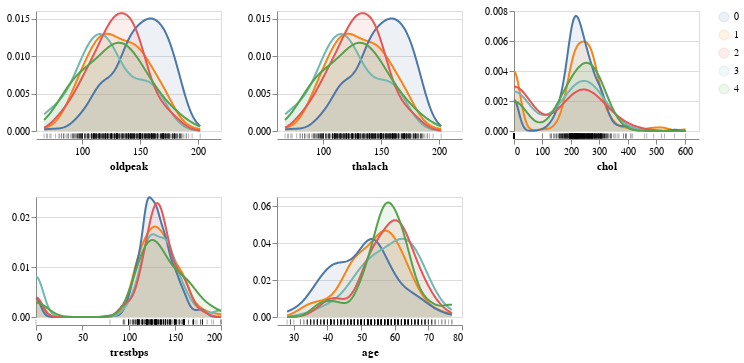

Write notebook code for a chart like this one.
### Markdown cell above
## Exploratory data analysis

#### Key findings

- Patients with no heart disease exhibits on average higher ST depression induced by exercise relative to rest, higher maximum heart rate and lower serum cholestorel. 

- Heart disease is more common among patients over 55. 

- Patients with heart disease are more likely to experience asymptomatic chest pains.

- Males appear to be more susceptible to heart disease. 

- Patients without heart disease tend to have lower fasting blood sugar when compared to the positive group.

### Code cell
aly.alt.data_transformers.enable('vegafusion')
aly.dist(train_df, color='label')

### Figure 1 — Vega specification as saved in the notebook (floating-point values rounded to 4 significant figures; data arrays with more than 128 entries replaced by an {"elided": "..."} marker saying what was removed)
{"$schema": "https://vega.github.io/schema/vega/v5.json", "data": [{"name": "source_0", "values": {"elided": "644 records"}}, {"name": "data_0", "source": "source_0", "transform": [{"type": "kde", "minsteps": 100, "as": ["oldpeak", "density"], "field": "oldpeak", "resolve": "shared", "groupby": ["label"]}]}, {"name": "data_1", "values": {"elided": "605 records"}}, {"name": "data_2", "source": "source_0", "transform": [{"type": "kde", "as": ["thalach", "density"], "groupby": ["label"], "minsteps": 100, "resolve": "shared", "field": "thalach"}]}, {"name": "data_3", "values": {"elided": "605 records"}}, {"name": "data_4", "source": "source_0", "transform": [{"type": "kde", "minsteps": 100, "groupby": ["label"], "resolve": "shared", "as": ["chol", "density"], "field": "chol"}]}, {"name": "data_5", "values": {"elided": "626 records"}}, {"name": "data_6", "source": "source_0", "transform": [{"type": "kde", "as": ["trestbps", "density"], "resolve": "shared", "minsteps": 100, "groupby": ["label"], "field": "trestbps"}]}, {"name": "data_7", "values": {"elided": "602 records"}}, {"name": "data_8", "source": "source_0", "transform": [{"type": "kde", "minsteps": 100, "field": "age", "groupby": ["label"], "resolve": "shared", "as": ["age", "density"]}]}, {"name": "data_9", "values": {"elided": "644 records"}}, {"name": "data_0_color_domain_label_0", "source": "data_0", "transform": [{"type": "aggregate", "groupby": ["label"], "fields": [], "ops": [], "as": []}, {"type": "formula", "expr": "datum['label']", "as": "sort_field"}, {"type": "project", "fields": ["label"]}]}, {"name": "data_2_color_domain_label_1", "source": "data_2", "transform": [{"type": "aggregate", "groupby": ["label"], "fields": [], "ops": [], "as": []}, {"type": "formula", "expr": "datum['label']", "as": "sort_field"}, {"type": "project", "fields": ["label"]}]}, {"name": "data_4_color_domain_label_2", "source": "data_4", "transform": [{"type": "aggregate", "groupby": ["label"], "fields": [], "ops": [], "as": []}, {"type": "formula", "expr": "datum['label']", "as": "sort_field"}, {"type": "project", "fields": ["label"]}]}, {"name": "data_6_color_domain_label_3", "source": "data_6", "transform": [{"type": "aggregate", "groupby": ["label"], "fields": [], "ops": [], "as": []}, {"type": "formula", "expr": "datum['label']", "as": "sort_field"}, {"type": "project", "fields": ["label"]}]}, {"name": "data_8_color_domain_label_4", "source": "data_8", "transform": [{"type": "aggregate", "groupby": ["label"], "fields": [], "ops": [], "as": []}, {"type": "formula", "expr": "datum['label']", "as": "sort_field"}, {"type": "project", "fields": ["label"]}]}, {"name": "data_0_concat_0_y_domain_density", "source": "data_0", "transform": [{"type": "formula", "expr": "+datum['density']", "as": "density"}, {"type": "aggregate", "groupby": [], "fields": ["density", "density"], "ops": ["min", "max"], "as": ["min", "max"]}]}, {"name": "data_2_concat_1_y_domain_density", "source": "data_2", "transform": [{"type": "formula", "expr": "+datum['density']", "as": "density"}, {"type": "aggregate", "groupby": [], "fields": ["density", "density"], "ops": ["min", "max"], "as": ["min", "max"]}]}, {"name": "data_4_concat_2_y_domain_density", "source": "data_4", "transform": [{"type": "formula", "expr": "+datum['density']", "as": "density"}, {"type": "aggregate", "groupby": [], "fields": ["density", "density"], "ops": ["min", "max"], "as": ["min", "max"]}]}, {"name": "data_6_concat_3_y_domain_density", "source": "data_6", "transform": [{"type": "formula", "expr": "+datum['density']", "as": "density"}, {"type": "aggregate", "groupby": [], "fields": ["density", "density"], "ops": ["min", "max"], "as": ["min", "max"]}]}, {"name": "data_8_concat_4_y_domain_density", "source": "data_8", "transform": [{"type": "formula", "expr": "+datum['density']", "as": "density"}, {"type": "aggregate", "groupby": [], "fields": ["density", "density"], "ops": ["min", "max"], "as": ["min", "max"]}]}], "signals": [{"name": "childWidth", "value": 185}, {"name": "childHeight", "value": 120}], "marks": [{"type": "group", "name": "concat_0_group", "encode": {"update": {"width": {"signal": "childWidth"}, "height": {"signal": "childHeight"}}}, "marks": [{"type": "group", "name": "concat_0_layer_0_pathgroup", "from": {"facet": {"data": "data_0", "name": "faceted_path_concat_0_layer_0_main", "groupby": ["label"]}}, "encode": {"update": {"height": {"field": {"signal": null, "datum": null, "group": "height", "parent": null}}, "width": {"field": {"signal": null, "datum": null, "group": "width", "parent": null}}}}, "marks": [{"type": "area", "name": "concat_0_layer_0_marks", "from": {"data": "faceted_path_concat_0_layer_0_main"}, "sort": {"field": "x"}, "encode": {"update": {"opacity": {"value": 0.1}, "orient": {"value": "vertical"}, "y2": {"value": 0, "scale": "concat_0_y"}, "x": {"field": "oldpeak", "scale": "concat_0_x"}, "fill": {"field": "label", "scale": "color"}, "defined": {"signal": "isValid(datum[\"oldpeak\"]) && isFinite(+datum[\"oldpeak\"]) && isValid(datum[\"density\"]) && isFinite(+datum[\"density\"])"}, "y": {"field": "density", "scale": "concat_0_y"}}}, "style": ["area"]}]}, {"type": "group", "name": "concat_0_layer_1_pathgroup", "from": {"facet": {"data": "data_0", "name": "faceted_path_concat_0_layer_1_main", "groupby": ["label"]}}, "encode": {"update": {"height": {"field": {"signal": null, "datum": null, "group": "height", "parent": null}}, "width": {"field": {"signal": null, "datum": null, "group": "width", "parent": null}}}}, "marks": [{"type": "line", "name": "concat_0_layer_1_marks", "from": {"data": "faceted_path_concat_0_layer_1_main"}, "sort": {"field": "x"}, "encode": {"update": {"y": {"field": "density", "scale": "concat_0_y"}, "x": {"field": "oldpeak", "scale": "concat_0_x"}, "stroke": {"field": "label", "scale": "color"}, "defined": {"signal": "isValid(datum[\"oldpeak\"]) && isFinite(+datum[\"oldpeak\"]) && isValid(datum[\"density\"]) && isFinite(+datum[\"density\"])"}}}, "style": ["line"]}]}, {"type": "rect", "name": "concat_0_layer_2_marks", "from": {"data": "data_1"}, "encode": {"update": {"xc": {"field": "oldpeak", "scale": "concat_0_x"}, "width": {"value": 1}, "yc": {"signal": "childHeight", "offset": 65, "mult": 0.5}, "opacity": {"value": 0.3}, "fill": {"value": "black"}, "tooltip": {"value": "Individual observations"}, "height": {"value": 5}}}, "style": ["tick"]}], "axes": [{"scale": "concat_0_y", "domain": false, "tickCount": {"signal": "ceil(childHeight/40)"}, "grid": true, "gridScale": "concat_0_x", "labels": false, "aria": false, "ticks": false, "minExtent": 0, "zindex": 0, "orient": "left", "maxExtent": 0}, {"scale": "concat_0_x", "labelOverlap": true, "tickCount": {"signal": "ceil(childWidth/40)"}, "title": "oldpeak", "zindex": 0, "grid": false, "offset": 8, "labelFlush": true, "orient": "bottom"}, {"scale": "concat_0_y", "tickCount": {"signal": "ceil(childHeight/40)"}, "zindex": 0, "orient": "left", "grid": false, "labelOverlap": true}], "style": "cell"}, {"type": "group", "name": "concat_1_group", "encode": {"update": {"width": {"signal": "childWidth"}, "height": {"signal": "childHeight"}}}, "marks": [{"type": "group", "name": "concat_1_layer_0_pathgroup", "from": {"facet": {"data": "data_2", "name": "faceted_path_concat_1_layer_0_main", "groupby": ["label"]}}, "encode": {"update": {"height": {"field": {"signal": null, "datum": null, "group": "height", "parent": null}}, "width": {"field": {"signal": null, "datum": null, "group": "width", "parent": null}}}}, "marks": [{"type": "area", "name": "concat_1_layer_0_marks", "from": {"data": "faceted_path_concat_1_layer_0_main"}, "sort": {"field": "x"}, "encode": {"update": {"fill": {"field": "label", "scale": "color"}, "y": {"field": "density", "scale": "concat_1_y"}, "defined": {"signal": "isValid(datum[\"thalach\"]) && isFinite(+datum[\"thalach\"]) && isValid(datum[\"density\"]) && isFinite(+datum[\"density\"])"}, "x": {"field": "thalach", "scale": "concat_1_x"}, "y2": {"value": 0, "scale": "concat_1_y"}, "orient": {"value": "vertical"}, "opacity": {"value": 0.1}}}, "style": ["area"]}]}, {"type": "group", "name": "concat_1_layer_1_pathgroup", "from": {"facet": {"data": "data_2", "name": "faceted_path_concat_1_layer_1_main", "groupby": ["label"]}}, "encode": {"update": {"height": {"field": {"signal": null, "datum": null, "group": "height", "parent": null}}, "width": {"field": {"signal": null, "datum": null, "group": "width", "parent": null}}}}, "marks": [{"type": "line", "name": "concat_1_layer_1_marks", "from": {"data": "faceted_path_concat_1_layer_1_main"}, "sort": {"field": "x"}, "encode": {"update": {"defined": {"signal": "isValid(datum[\"thalach\"]) && isFinite(+datum[\"thalach\"]) && isValid(datum[\"density\"]) && isFinite(+datum[\"density\"])"}, "stroke": {"field": "label", "scale": "color"}, "x": {"field": "thalach", "scale": "concat_1_x"}, "y": {"field": "density", "scale": "concat_1_y"}}}, "style": ["line"]}]}, {"type": "rect", "name": "concat_1_layer_2_marks", "from": {"data": "data_3"}, "encode": {"update": {"width": {"value": 1}, "xc": {"field": "thalach", "scale": "concat_1_x"}, "tooltip": {"value": "Individual observations"}, "height": {"value": 5}, "fill": {"value": "black"}, "yc": {"signal": "childHeight", "offset": 65, "mult": 0.5}, "opacity": {"value": 0.3}}}, "style": ["tick"]}], "axes": [{"scale": "concat_1_y", "zindex": 0, "labels": false, "orient": "left", "maxExtent": 0, "minExtent": 0, "tickCount": {"signal": "ceil(childHeight/40)"}, "ticks": false, "grid": true, "aria": false, "domain": false, "gridScale": "concat_1_x"}, {"scale": "concat_1_x", "orient": "bottom", "tickCount": {"signal": "ceil(childWidth/40)"}, "grid": false, "labelFlush": true, "zindex": 0, "title": "thalach", "labelOverlap": true, "offset": 8}, {"scale": "concat_1_y", "labelOverlap": true, "tickCount": {"signal": "ceil(childHeight/40)"}, "grid": false, "orient": "left", "zindex": 0}], "style": "cell"}, {"type": "group", "name": "concat_2_group", "encode": {"update": {"width": {"signal": "childWidth"}, "height": {"signal": "childHeight"}}}, "marks": [{"type": "group", "name": "concat_2_layer_0_pathgroup", "from": {"facet": {"data": "data_4", "name": "faceted_path_concat_2_layer_0_main", "groupby": ["label"]}}, "encode": {"update": {"height": {"field": {"signal": null, "datum": null, "group": "height", "parent": null}}, "width": {"field": {"signal": null, "datum": null, "group": "width", "parent": null}}}}, "marks": [{"type": "area", "name": "concat_2_layer_0_marks", "from": {"data": "faceted_path_concat_2_layer_0_main"}, "sort": {"field": "x"}, "encode": {"update": {"defined": {"signal": "isValid(datum[\"chol\"]) && isFinite(+datum[\"chol\"]) && isValid(datum[\"density\"]) && isFinite(+datum[\"density\"])"}, "opacity": {"value": 0.1}, "x": {"field": "chol", "scale": "concat_2_x"}, "orient": {"value": "vertical"}, "fill": {"field": "label", "scale": "color"}, "y": {"field": "density", "scale": "concat_2_y"}, "y2": {"value": 0, "scale": "concat_2_y"}}}, "style": ["area"]}]}, {"type": "group", "name": "concat_2_layer_1_pathgroup", "from": {"facet": {"data": "data_4", "name": "faceted_path_concat_2_layer_1_main", "groupby": ["label"]}}, "encode": {"update": {"width": {"field": {"signal": null, "datum": null, "group": "width", "parent": null}}, "height": {"field": {"signal": null, "datum": null, "group": "height", "parent": null}}}}, "marks": [{"type": "line", "name": "concat_2_layer_1_marks", "from": {"data": "faceted_path_concat_2_layer_1_main"}, "sort": {"field": "x"}, "encode": {"update": {"x": {"field": "chol", "scale": "concat_2_x"}, "stroke": {"field": "label", "scale": "color"}, "defined": {"signal": "isValid(datum[\"chol\"]) && isFinite(+datum[\"chol\"]) && isValid(datum[\"density\"]) && isFinite(+datum[\"density\"])"}, "y": {"field": "density", "scale": "concat_2_y"}}}, "style": ["line"]}]}, {"type": "rect", "name": "concat_2_layer_2_marks", "from": {"data": "data_5"}, "encode": {"update": {"yc": {"signal": "childHeight", "offset": 65, "mult": 0.5}, "height": {"value": 5}, "opacity": {"value": 0.3}, "width": {"value": 1}, "fill": {"value": "black"}, "tooltip": {"value": "Individual observations"}, "xc": {"field": "chol", "scale": "concat_2_x"}}}, "style": ["tick"]}], "axes": [{"scale": "concat_2_y", "orient": "left", "maxExtent": 0, "ticks": false, "aria": false, "tickCount": {"signal": "ceil(childHeight/40)"}, "labels": false, "minExtent": 0, "grid": true, "gridScale": "concat_2_x", "domain": false, "zindex": 0}, {"scale": "concat_2_x", "tickCount": {"signal": "ceil(childWidth/40)"}, "title": "chol", "grid": false, "offset": 8, "orient": "bottom", "labelFlush": true, "labelOverlap": true, "zindex": 0}, {"scale": "concat_2_y", "tickCount": {"signal": "ceil(childHeight/40)"}, "zindex": 0, "labelOverlap": true, "orient": "left", "grid": false}], "style": "cell"}, {"type": "group", "name": "concat_3_group", "encode": {"update": {"height": {"signal": "childHeight"}, "width": {"signal": "childWidth"}}}, "marks": [{"type": "group", "name": "concat_3_layer_0_pathgroup", "from": {"facet": {"data": "data_6", "name": "faceted_path_concat_3_layer_0_main", "groupby": ["label"]}}, "encode": {"update": {"height": {"field": {"signal": null, "datum": null, "group": "height", "parent": null}}, "width": {"field": {"signal": null, "datum": null, "group": "width", "parent": null}}}}, "marks": [{"type": "area", "name": "concat_3_layer_0_marks", "from": {"data": "faceted_path_concat_3_layer_0_main"}, "sort": {"field": "x"}, "encode": {"update": {"orient": {"value": "vertical"}, "defined": {"signal": "isValid(datum[\"trestbps\"]) && isFinite(+datum[\"trestbps\"]) && isValid(datum[\"density\"]) && isFinite(+datum[\"density\"])"}, "fill": {"field": "label", "scale": "color"}, "y": {"field": "density", "scale": "concat_3_y"}, "x": {"field": "trestbps", "scale": "concat_3_x"}, "opacity": {"value": 0.1}, "y2": {"value": 0, "scale": "concat_3_y"}}}, "style": ["area"]}]}, {"type": "group", "name": "concat_3_layer_1_pathgroup", "from": {"facet": {"data": "data_6", "name": "faceted_path_concat_3_layer_1_main", "groupby": ["label"]}}, "encode": {"update": {"height": {"field": {"signal": null, "datum": null, "group": "height", "parent": null}}, "width": {"field": {"signal": null, "datum": null, "group": "width", "parent": null}}}}, "marks": [{"type": "line", "name": "concat_3_layer_1_marks", "from": {"data": "faceted_path_concat_3_layer_1_main"}, "sort": {"field": "x"}, "encode": {"update": {"defined": {"signal": "isValid(datum[\"trestbps\"]) && isFinite(+datum[\"trestbps\"]) && isValid(datum[\"density\"]) && isFinite(+datum[\"density\"])"}, "x": {"field": "trestbps", "scale": "concat_3_x"}, "stroke": {"field": "label", "scale": "color"}, "y": {"field": "density", "scale": "concat_3_y"}}}, "style": ["line"]}]}, {"type": "rect", "name": "concat_3_layer_2_marks", "from": {"data": "data_7"}, "encode": {"update": {"yc": {"signal": "childHeight", "offset": 65, "mult": 0.5}, "opacity": {"value": 0.3}, "xc": {"field": "trestbps", "scale": "concat_3_x"}, "fill": {"value": "black"}, "width": {"value": 1}, "tooltip": {"value": "Individual observations"}, "height": {"value": 5}}}, "style": ["tick"]}], "axes": [{"scale": "concat_3_y", "tickCount": {"signal": "ceil(childHeight/40)"}, "orient": "left", "grid": true, "labels": false, "domain": false, "minExtent": 0, "ticks": false, "zindex": 0, "maxExtent": 0, "aria": false, "gridScale": "concat_3_x"}, {"scale": "concat_3_x", "labelOverlap": true, "title": "trestbps", "tickCount": {"signal": "ceil(childWidth/40)"}, "zindex": 0, "grid": false, "labelFlush": true, "orient": "bottom", "offset": 8}, {"scale": "concat_3_y", "labelOverlap": true, "zindex": 0, "grid": false, "orient": "left", "tickCount": {"signal": "ceil(childHeight/40)"}}], "style": "cell"}, {"type": "group", "name": "concat_4_group", "encode": {"update": {"width": {"signal": "childWidth"}, "height": {"signal": "childHeight"}}}, "marks": [{"type": "group", "name": "concat_4_layer_0_pathgroup", "from": {"facet": {"data": "data_8", "name": "faceted_path_concat_4_layer_0_main", "groupby": ["label"]}}, "encode": {"update": {"height": {"field": {"signal": null, "datum": null, "group": "height", "parent": null}}, "width": {"field": {"signal": null, "datum": null, "group": "width", "parent": null}}}}, "marks": [{"type": "area", "name": "concat_4_layer_0_marks", "from": {"data": "faceted_path_concat_4_layer_0_main"}, "sort": {"field": "x"}, "encode": {"update": {"x": {"field": "age", "scale": "concat_4_x"}, "opacity": {"value": 0.1}, "y2": {"value": 0, "scale": "concat_4_y"}, "fill": {"field": "label", "scale": "color"}, "y": {"field": "density", "scale": "concat_4_y"}, "defined": {"signal": "isValid(datum[\"age\"]) && isFinite(+datum[\"age\"]) && isValid(datum[\"density\"]) && isFinite(+datum[\"density\"])"}, "orient": {"value": "vertical"}}}, "style": ["area"]}]}, {"type": "group", "name": "concat_4_layer_1_pathgroup", "from": {"facet": {"data": "data_8", "name": "faceted_path_concat_4_layer_1_main", "groupby": ["label"]}}, "encode": {"update": {"width": {"field": {"signal": null, "datum": null, "group": "width", "parent": null}}, "height": {"field": {"signal": null, "datum": null, "group": "height", "parent": null}}}}, "marks": [{"type": "line", "name": "concat_4_layer_1_marks", "from": {"data": "faceted_path_concat_4_layer_1_main"}, "sort": {"field": "x"}, "encode": {"update": {"y": {"field": "density", "scale": "concat_4_y"}, "x": {"field": "age", "scale": "concat_4_x"}, "defined": {"signal": "isValid(datum[\"age\"]) && isFinite(+datum[\"age\"]) && isValid(datum[\"density\"]) && isFinite(+datum[\"density\"])"}, "stroke": {"field": "label", "scale": "color"}}}, "style": ["line"]}]}, {"type": "rect", "name": "concat_4_layer_2_marks", "from": {"data": "data_9"}, "encode": {"update": {"opacity": {"value": 0.3}, "xc": {"field": "age", "scale": "concat_4_x"}, "fill": {"value": "black"}, "yc": {"signal": "childHeight", "offset": 65, "mult": 0.5}, "height": {"value": 5}, "tooltip": {"value": "Individual observations"}, "width": {"value": 1}}}, "style": ["tick"]}], "axes": [{"scale": "concat_4_y", "labels": false, "zindex": 0, "tickCount": {"signal": "ceil(childHeight/40)"}, "gridScale": "concat_4_x", "orient": "left", "aria": false, "maxExtent": 0, "domain": false, "minExtent": 0, "ticks": false, "grid": true}, {"scale": "concat_4_x", "tickCount": {"signal": "ceil(childWidth/40)"}, "labelFlush": true, "orient": "bottom", "offset": 8, "labelOverlap": true, "zindex": 0, "grid": false, "title": "age"}, {"scale": "concat_4_y", "grid": false, "orient": "left", "zindex": 0, "labelOverlap": true, "tickCount": {"signal": "ceil(childHeight/40)"}}], "style": "cell"}], "scales": [{"name": "color", "type": "ordinal", "domain": {"fields": [{"data": "data_0_color_domain_label_0", "field": "label"}, {"data": "data_2_color_domain_label_1", "field": "label"}, {"data": "data_4_color_domain_label_2", "field": "label"}, {"data": "data_6_color_domain_label_3", "field": "label"}, {"data": "data_8_color_domain_label_4", "field": "label"}], "sort": true}, "range": "category"}, {"name": "concat_0_x", "type": "linear", "domain": {"fields": [{"data": "data_0", "field": "oldpeak"}, {"data": "data_1", "field": "oldpeak"}]}, "range": [0, {"signal": "childWidth"}], "zero": false, "nice": true}, {"name": "concat_0_y", "type": "linear", "domain": [{"signal": "(data(\"data_0_concat_0_y_domain_density\")[0] || {}).min"}, {"signal": "(data(\"data_0_concat_0_y_domain_density\")[0] || {}).max"}], "range": [{"signal": "childHeight"}, 0], "zero": true, "nice": true}, {"name": "concat_1_x", "type": "linear", "domain": {"fields": [{"data": "data_2", "field": "thalach"}, {"data": "data_3", "field": "thalach"}]}, "range": [0, {"signal": "childWidth"}], "zero": false, "nice": true}, {"name": "concat_1_y", "type": "linear", "domain": [{"signal": "(data(\"data_2_concat_1_y_domain_density\")[0] || {}).min"}, {"signal": "(data(\"data_2_concat_1_y_domain_density\")[0] || {}).max"}], "range": [{"signal": "childHeight"}, 0], "nice": true, "zero": true}, {"name": "concat_2_x", "type": "linear", "domain": {"fields": [{"data": "data_4", "field": "chol"}, {"data": "data_5", "field": "chol"}]}, "range": [0, {"signal": "childWidth"}], "zero": false, "nice": true}, {"name": "concat_2_y", "type": "linear", "domain": [{"signal": "(data(\"data_4_concat_2_y_domain_density\")[0] || {}).min"}, {"signal": "(data(\"data_4_concat_2_y_domain_density\")[0] || {}).max"}], "range": [{"signal": "childHeight"}, 0], "nice": true, "zero": true}, {"name": "concat_3_x", "type": "linear", "domain": {"fields": [{"data": "data_6", "field": "trestbps"}, {"data": "data_7", "field": "trestbps"}]}, "range": [0, {"signal": "childWidth"}], "zero": false, "nice": true}, {"name": "concat_3_y", "type": "linear", "domain": [{"signal": "(data(\"data_6_concat_3_y_domain_density\")[0] || {}).min"}, {"signal": "(data(\"data_6_concat_3_y_domain_density\")[0] || {}).max"}], "range": [{"signal": "childHeight"}, 0], "nice": true, "zero": true}, {"name": "concat_4_x", "type": "linear", "domain": {"fields": [{"data": "data_8", "field": "age"}, {"data": "data_9", "field": "age"}]}, "range": [0, {"signal": "childWidth"}], "zero": false, "nice": true}, {"name": "concat_4_y", "type": "linear", "domain": [{"signal": "(data(\"data_8_concat_4_y_domain_density\")[0] || {}).min"}, {"signal": "(data(\"data_8_concat_4_y_domain_density\")[0] || {}).max"}], "range": [{"signal": "childHeight"}, 0], "nice": true, "zero": true}], "layout": {"padding": 20, "columns": 3, "bounds": "full", "align": "each"}, "padding": 5, "background": "white", "legends": [{"fill": "color", "symbolType": "circle", "encode": {"symbols": {"update": {"opacity": {"value": 0.1}}}}, "stroke": "color"}]}
